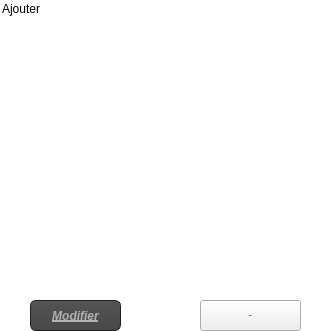
    <widget class="QGroupBox" name="groupBox_2">
     <property name="geometry">
      <rect>
       <x>10</x>
       <y>20</y>
       <width>331</width>
       <height>331</height>
      </rect>
     </property>
     <property name="styleSheet">
      <string notr="true">QGroupBox {
    background: transparent; /* Makes the background invisible */
    border: none; /* Removes the border */
}
</string>
     </property>
     <property name="title">
      <string>Ajouter</string>
     </property>
     <widget class="QLabel" name="label_id">
      <property name="geometry">
       <rect>
        <x>0</x>
        <y>30</y>
        <width>71</width>
        <height>21</height>
       </rect>
      </property>
      <property name="font">
       <font>
        <pointsize>11</pointsize>
        <weight>75</weight>
        <bold>true</bold>
       </font>
      </property>
      <property name="styleSheet">
       <string notr="true">QLabel {
    background: transparent; /* Makes the background invisible */
    border: none; /* Removes the border */
}
</string>
      </property>
      <property name="text">
       <string>&lt;html&gt;&lt;head/&gt;&lt;body&gt;&lt;p&gt;&lt;span style=&quot; text-decoration: underline; color:#ffffff;&quot;&gt;ID&lt;/span&gt;&lt;/p&gt;&lt;/body&gt;&lt;/html&gt;</string>
      </property>
     </widget>
     <widget class="QLabel" name="label_description">
      <property name="geometry">
       <rect>
        <x>0</x>
        <y>100</y>
        <width>111</width>
        <height>21</height>
       </rect>
      </property>
      <property name="font">
       <font>
        <pointsize>11</pointsize>
        <weight>75</weight>
        <bold>true</bold>
       </font>
      </property>
      <property name="styleSheet">
       <string notr="true">QLabel {
    background: transparent; /* Makes the background invisible */
    border: none; /* Removes the border */
}
</string>
      </property>
      <property name="text">
       <string>&lt;html&gt;&lt;head/&gt;&lt;body&gt;&lt;p&gt;&lt;span style=&quot; text-decoration: underline; color:#ffffff;&quot;&gt;Description&lt;/span&gt;&lt;/p&gt;&lt;/body&gt;&lt;/html&gt;</string>
      </property>
     </widget>
     <widget class="QLabel" name="label_nom">
      <property name="geometry">
       <rect>
        <x>0</x>
        <y>70</y>
        <width>71</width>
        <height>21</height>
       </rect>
      </property>
      <property name="font">
       <font>
        <pointsize>11</pointsize>
        <weight>75</weight>
        <bold>true</bold>
       </font>
      </property>
      <property name="styleSheet">
       <string notr="true">QLabel {
    background: transparent; /* Makes the background invisible */
    border: none; /* Removes the border */
}
</string>
      </property>
      <property name="text">
       <string>&lt;html&gt;&lt;head/&gt;&lt;body&gt;&lt;p&gt;&lt;span style=&quot; text-decoration: underline; color:#ffffff;&quot;&gt;Nom&lt;/span&gt;&lt;/p&gt;&lt;/body&gt;&lt;/html&gt;</string>
      </property>
     </widget>
     <widget class="QLineEdit" name="lineEdit_description">
      <property name="geometry">
       <rect>
        <x>120</x>
        <y>100</y>
        <width>161</width>
        <height>20</height>
       </rect>
      </property>
      <property name="styleSheet">
       <string notr="true">QLineEdit{
    background-color: white;
    box-shadow: 2px 0.5px 5px 1px inset black;
    border-radius: 5px;
    width: 70%;
    padding-right: 10px;
    padding-left: 10px;
    text-align: left;
    color: #000;
    font-size:inherit;
    font-family: Arial, Helvetica, sans-serif;  
    font-weight:normal;
    font-variant:normal;
}
QLineEdit::hover{  color: black ;
background-color:orange;}
QLineEdit::focus{  color: black ;
background-color:white;}</string>
      </property>
     </widget>
     <widget class="QLineEdit" name="lineEdit_nom">
      <property name="geometry">
       <rect>
        <x>120</x>
        <y>70</y>
        <width>113</width>
        <height>20</height>
       </rect>
      </property>
      <property name="styleSheet">
       <string notr="true">QLineEdit{
    background-color: white;
    box-shadow: 2px 0.5px 5px 1px inset black;
    border-radius: 5px;
    width: 70%;
    padding-right: 10px;
    padding-left: 10px;
    text-align: left;
    color: #000;
    font-size:inherit;
    font-family: Arial, Helvetica, sans-serif;  
    font-weight:normal;
    font-variant:normal;
}
QLineEdit::hover{  color: black ;
background-color:orange;}
QLineEdit::focus{  color: black ;
background-color:white;}</string>
      </property>
     </widget>
     <widget class="QLabel" name="label_prix">
      <property name="geometry">
       <rect>
        <x>0</x>
        <y>140</y>
        <width>81</width>
        <height>21</height>
       </rect>
      </property>
      <property name="font">
       <font>
        <pointsize>11</pointsize>
        <weight>75</weight>
        <bold>true</bold>
       </font>
      </property>
      <property name="styleSheet">
       <string notr="true">QLabel {
    background: transparent; /* Makes the background invisible */
    border: none; /* Removes the border */
}
</string>
      </property>
      <property name="text">
       <string>&lt;html&gt;&lt;head/&gt;&lt;body&gt;&lt;p&gt;&lt;span style=&quot; text-decoration: underline; color:#ffffff;&quot;&gt;Prix&lt;/span&gt;&lt;/p&gt;&lt;/body&gt;&lt;/html&gt;</string>
      </property>
     </widget>
     <widget class="QLineEdit" name="lineEdit_prix">
      <property name="geometry">
       <rect>
        <x>120</x>
        <y>140</y>
        <width>113</width>
        <height>20</height>
       </rect>
      </property>
      <property name="styleSheet">
       <string notr="true">QLineEdit{
    background-color: white;
    box-shadow: 2px 0.5px 5px 1px inset black;
    border-radius: 5px;
    width: 70%;
    padding-right: 10px;
    padding-left: 10px;
    text-align: left;
    color: #000;
    font-size:inherit;
    font-family: Arial, Helvetica, sans-serif;  
    font-weight:normal;
    font-variant:normal;
}
QLineEdit::hover{  color: black ;
background-color:orange;}
QLineEdit::focus{  color: black ;
background-color:white;}</string>
      </property>
     </widget>
     <widget class="QPushButton" name="pushButton_ajouter">
      <property name="geometry">
       <rect>
        <x>200</x>
        <y>300</y>
        <width>101</width>
        <height>31</height>
       </rect>
      </property>
      <property name="font">
       <font>
        <pointsize>-1</pointsize>
        <weight>75</weight>
        <bold>true</bold>
       </font>
      </property>
      <property name="styleSheet">
       <string notr="true">QToolTip
{
     border: 1px solid black;
     background-color: #ffa02f;
     padding: 1px;
     border-radius: 3px;
     opacity: 100;
}

QWidget
{
    color: #b1b1b1;
    background-color: #323232;
}

QWidget:item:hover
{
    background-color: QLinearGradient( x1: 0, y1: 0, x2: 0, y2: 1, stop: 0 #ffa02f, stop: 1 #ca0619);
    color: #000000;
}

QWidget:item:selected
{
    background-color: QLinearGradient( x1: 0, y1: 0, x2: 0, y2: 1, stop: 0 #ffa02f, stop: 1 #d7801a);
}

QMenuBar::item
{
    background: transparent;
}

QMenuBar::item:selected
{
    background: transparent;
    border: 1px solid #ffaa00;
}

QMenuBar::item:pressed
{
    background: #444;
    border: 1px solid #000;
    background-color: QLinearGradient(
        x1:0, y1:0,
        x2:0, y2:1,
        stop:1 #212121,
        stop:0.4 #343434/*,
        stop:0.2 #343434,
        stop:0.1 #ffaa00*/
    );
    margin-bottom:-1px;
    padding-bottom:1px;
}

QMenu
{
    border: 1px solid #000;
}

QMenu::item
{
    padding: 2px 20px 2px 20px;
}

QMenu::item:selected
{
    color: #000000;
}

QWidget:disabled
{
    color: #404040;
    background-color: #323232;
}

QAbstractItemView
{
    background-color: QLinearGradient( x1: 0, y1: 0, x2: 0, y2: 1, stop: 0 #4d4d4d, stop: 0.1 #646464, stop: 1 #5d5d5d);
}

QWidget:focus
{
    /*border: 2px solid QLinearGradient( x1: 0, y1: 0, x2: 0, y2: 1, stop: 0 #ffa02f, stop: 1 #d7801a);*/
}

QLineEdit
{
    background-color: QLinearGradient( x1: 0, y1: 0, x2: 0, y2: 1, stop: 0 #4d4d4d, stop: 0 #646464, stop: 1 #5d5d5d);
    padding: 1px;
    border-style: solid;
    border: 1px solid #1e1e1e;
    border-radius: 5;
}

QPushButton
{
    color: #b1b1b1;
    background-color: QLinearGradient( x1: 0, y1: 0, x2: 0, y2: 1, stop: 0 #565656, stop: 0.1 #525252, stop: 0.5 #4e4e4e, stop: 0.9 #4a4a4a, stop: 1 #464646);
    border-width: 1px;
    border-color: #1e1e1e;
    border-style: solid;
    border-radius: 6;
    padding: 3px;
    font-size: 12px;
    padding-left: 5px;
    padding-right: 5px;
}

QPushButton:pressed
{
    background-color: QLinearGradient( x1: 0, y1: 0, x2: 0, y2: 1, stop: 0 #2d2d2d, stop: 0.1 #2b2b2b, stop: 0.5 #292929, stop: 0.9 #282828, stop: 1 #252525);
}

QComboBox
{
    selection-background-color: #ffaa00;
    background-color: QLinearGradient( x1: 0, y1: 0, x2: 0, y2: 1, stop: 0 #565656, stop: 0.1 #525252, stop: 0.5 #4e4e4e, stop: 0.9 #4a4a4a, stop: 1 #464646);
    border-style: solid;
    border: 1px solid #1e1e1e;
    border-radius: 5;
}

QComboBox:hover,QPushButton:hover
{
    border: 2px solid QLinearGradient( x1: 0, y1: 0, x2: 0, y2: 1, stop: 0 #ffa02f, stop: 1 #d7801a);
}


QComboBox:on
{
    padding-top: 3px;
    padding-left: 4px;
    background-color: QLinearGradient( x1: 0, y1: 0, x2: 0, y2: 1, stop: 0 #2d2d2d, stop: 0.1 #2b2b2b, stop: 0.5 #292929, stop: 0.9 #282828, stop: 1 #252525);
    selection-background-color: #ffaa00;
}

QComboBox QAbstractItemView
{
    border: 2px solid darkgray;
    selection-background-color: QLinearGradient( x1: 0, y1: 0, x2: 0, y2: 1, stop: 0 #ffa02f, stop: 1 #d7801a);
}

QComboBox::drop-down
{
     subcontrol-origin: padding;
     subcontrol-position: top right;
     width: 15px;

     border-left-width: 0px;
     border-left-color: darkgray;
     border-left-style: solid; /* just a single line */
     border-top-right-radius: 3px; /* same radius as the QComboBox */
     border-bottom-right-radius: 3px;
 }

QComboBox::down-arrow
{
     image: url(:/down_arrow.png);
}

QGroupBox:focus
{
border: 2px solid QLinearGradient( x1: 0, y1: 0, x2: 0, y2: 1, stop: 0 #ffa02f, stop: 1 #d7801a);
}

QTextEdit:focus
{
    border: 2px solid QLinearGradient( x1: 0, y1: 0, x2: 0, y2: 1, stop: 0 #ffa02f, stop: 1 #d7801a);
}

QScrollBar:horizontal {
     border: 1px solid #222222;
     background: QLinearGradient( x1: 0, y1: 0, x2: 0, y2: 1, stop: 0.0 #121212, stop: 0.2 #282828, stop: 1 #484848);
     height: 7px;
     margin: 0px 16px 0 16px;
}

QScrollBar::handle:horizontal
{
      background: QLinearGradient( x1: 0, y1: 0, x2: 1, y2: 0, stop: 0 #ffa02f, stop: 0.5 #d7801a, stop: 1 #ffa02f);
      min-height: 20px;
      border-radius: 2px;
}

QScrollBar::add-line:horizontal {
      border: 1px solid #1b1b19;
      border-radius: 2px;
      background: QLinearGradient( x1: 0, y1: 0, x2: 1, y2: 0, stop: 0 #ffa02f, stop: 1 #d7801a);
      width: 14px;
      subcontrol-position: right;
      subcontrol-origin: margin;
}

QScrollBar::sub-line:horizontal {
      border: 1px solid #1b1b19;
      border-radius: 2px;
      background: QLinearGradient( x1: 0, y1: 0, x2: 1, y2: 0, stop: 0 #ffa02f, stop: 1 #d7801a);
      width: 14px;
     subcontrol-position: left;
     subcontrol-origin: margin;
}

QScrollBar::right-arrow:horizontal, QScrollBar::left-arrow:horizontal
{
      border: 1px solid black;
      width: 1px;
      height: 1px;
      background: white;
}

QScrollBar::add-page:horizontal, QScrollBar::sub-page:horizontal
{
      background: none;
}

QScrollBar:vertical
{
      background: QLinearGradient( x1: 0, y1: 0, x2: 1, y2: 0, stop: 0.0 #121212, stop: 0.2 #282828, stop: 1 #484848);
      width: 7px;
      margin: 16px 0 16px 0;
      border: 1px solid #222222;
}

QScrollBar::handle:vertical
{
      background: QLinearGradient( x1: 0, y1: 0, x2: 0, y2: 1, stop: 0 #ffa02f, stop: 0.5 #d7801a, stop: 1 #ffa02f);
      min-height: 20px;
      border-radius: 2px;
}

QScrollBar::add-line:vertical
{
      border: 1px solid #1b1b19;
      border-radius: 2px;
      background: QLinearGradient( x1: 0, y1: 0, x2: 0, y2: 1, stop: 0 #ffa02f, stop: 1 #d7801a);
      height: 14px;
      subcontrol-position: bottom;
      subcontrol-origin: margin;
}

QScrollBar::sub-line:vertical
{
      border: 1px solid #1b1b19;
      border-radius: 2px;
      background: QLinearGradient( x1: 0, y1: 0, x2: 0, y2: 1, stop: 0 #d7801a, stop: 1 #ffa02f);
      height: 14px;
      subcontrol-position: top;
      subcontrol-origin: margin;
}

QScrollBar::up-arrow:vertical, QScrollBar::down-arrow:vertical
{
      border: 1px solid black;
      width: 1px;
      height: 1px;
      background: white;
}


QScrollBar::add-page:vertical, QScrollBar::sub-page:vertical
{
      background: none;
}

QTextEdit
{
    background-color: #242424;
}

QPlainTextEdit
{
    background-color: #242424;
}

QHeaderView::section
{
    background-color: QLinearGradient(x1:0, y1:0, x2:0, y2:1, stop:0 #616161, stop: 0.5 #505050, stop: 0.6 #434343, stop:1 #656565);
    color: white;
    padding-left: 4px;
    border: 1px solid #6c6c6c;
}

QCheckBox:disabled
{
color: #414141;
}

QDockWidget::title
{
    text-align: center;
    spacing: 3px; /* spacing between items in the tool bar */
    background-color: QLinearGradient(x1:0, y1:0, x2:0, y2:1, stop:0 #323232, stop: 0.5 #242424, stop:1 #323232);
}

QDockWidget::close-button, QDockWidget::float-button
{
    text-align: center;
    spacing: 1px; /* spacing between items in the tool bar */
    background-color: QLinearGradient(x1:0, y1:0, x2:0, y2:1, stop:0 #323232, stop: 0.5 #242424, stop:1 #323232);
}

QDockWidget::close-button:hover, QDockWidget::float-button:hover
{
    background: #242424;
}

QDockWidget::close-button:pressed, QDockWidget::float-button:pressed
{
    padding: 1px -1px -1px 1px;
}

QMainWindow::separator
{
    background-color: QLinearGradient(x1:0, y1:0, x2:0, y2:1, stop:0 #161616, stop: 0.5 #151515, stop: 0.6 #212121, stop:1 #343434);
    color: white;
    padding-left: 4px;
    border: 1px solid #4c4c4c;
    spacing: 3px; /* spacing between items in the tool bar */
}

QMainWindow::separator:hover
{

    background-color: QLinearGradient(x1:0, y1:0, x2:0, y2:1, stop:0 #d7801a, stop:0.5 #b56c17 stop:1 #ffa02f);
    color: white;
    padding-left: 4px;
    border: 1px solid #6c6c6c;
    spacing: 3px; /* spacing between items in the tool bar */
}

QToolBar::handle
{
     spacing: 3px; /* spacing between items in the tool bar */
     background: url(C:\Users\hp\Downloads\Atelier_Connexion\Atelier_Connexion\image);
}

QMenu::separator
{
    height: 2px;
    background-color: QLinearGradient(x1:0, y1:0, x2:0, y2:1, stop:0 #161616, stop: 0.5 #151515, stop: 0.6 #212121, stop:1 #343434);
    color: white;
    padding-left: 4px;
    margin-left: 10px;
    margin-right: 5px;
}

QProgressBar
{
    border: 2px solid grey;
    border-radius: 5px;
    text-align: center;
}

QProgressBar::chunk
{
    background-color: #d7801a;
    width: 2.15px;
    margin: 0.5px;
}

QTabBar::tab {
    color: #b1b1b1;
    border: 1px solid #444;
    border-bottom-style: none;
    background-color: #323232;
    padding-left: 10px;
    padding-right: 10px;
    padding-top: 3px;
    padding-bottom: 2px;
    margin-right: -1px;
}

QTabWidget::pane {
    border: 1px solid #444;
    top: 1px;
}

QTabBar::tab:last
{
    margin-right: 0; /* the last selected tab has nothing to overlap with on the right */
    border-top-right-radius: 3px;
}

QTabBar::tab:first:!selected
{
 margin-left: 0px; /* the last selected tab has nothing to overlap with on the right */


    border-top-left-radius: 3px;
}

QTabBar::tab:!selected
{
    color: #b1b1b1;
    border-bottom-style: solid;
    margin-top: 3px;
    background-color: QLinearGradient(x1:0, y1:0, x2:0, y2:1, stop:1 #212121, stop:.4 #343434);
}

QTabBar::tab:selected
{
    border-top-left-radius: 3px;
    border-top-right-radius: 3px;
    margin-bottom: 0px;
}

QTabBar::tab:!selected:hover
{
    /*border-top: 2px solid #ffaa00;
    padding-bottom: 3px;*/
    border-top-left-radius: 3px;
    border-top-right-radius: 3px;
    background-color: QLinearGradient(x1:0, y1:0, x2:0, y2:1, stop:1 #212121, stop:0.4 #343434, stop:0.2 #343434, stop:0.1 #ffaa00);
}

QRadioButton::indicator:checked, QRadioButton::indicator:unchecked{
    color: #b1b1b1;
    background-color: #323232;
    border: 1px solid #b1b1b1;
    border-radius: 6px;
}

QRadioButton::indicator:checked
{
    background-color: qradialgradient(
        cx: 0.5, cy: 0.5,
        fx: 0.5, fy: 0.5,
        radius: 1.0,
        stop: 0.25 #ffaa00,
        stop: 0.3 #323232
    );
}

QCheckBox::indicator{
    color: #b1b1b1;
    background-color: #323232;
    border: 1px solid #b1b1b1;
    width: 9px;
    height: 9px;
}

QRadioButton::indicator
{
    border-radius: 6px;
}

QRadioButton::indicator:hover, QCheckBox::indicator:hover
{
    border: 1px solid #ffaa00;
}

QCheckBox::indicator:checked
{
    image:url(:/images/checkbox.png);
}

QCheckBox::indicator:disabled, QRadioButton::indicator:disabled
{
    border: 1px solid #444;
}</string>
      </property>
      <property name="text">
       <string>Ajouter</string>
      </property>
     </widget>
     <widget class="QPushButton" name="pushButton_update">
      <property name="geometry">
       <rect>
        <x>30</x>
        <y>300</y>
        <width>91</width>
        <height>31</height>
       </rect>
      </property>
      <property name="font">
       <font>
        <pointsize>-1</pointsize>
        <weight>75</weight>
        <italic>true</italic>
        <bold>true</bold>
        <underline>true</underline>
        <strikeout>false</strikeout>
       </font>
      </property>
      <property name="styleSheet">
       <string notr="true">QToolTip
{
     border: 1px solid black;
     background-color: #ffa02f;
     padding: 1px;
     border-radius: 3px;
     opacity: 100;
}

QWidget
{
    color: #b1b1b1;
    background-color: #323232;
}

QWidget:item:hover
{
    background-color: QLinearGradient( x1: 0, y1: 0, x2: 0, y2: 1, stop: 0 #ffa02f, stop: 1 #ca0619);
    color: #000000;
}

QWidget:item:selected
{
    background-color: QLinearGradient( x1: 0, y1: 0, x2: 0, y2: 1, stop: 0 #ffa02f, stop: 1 #d7801a);
}

QMenuBar::item
{
    background: transparent;
}

QMenuBar::item:selected
{
    background: transparent;
    border: 1px solid #ffaa00;
}

QMenuBar::item:pressed
{
    background: #444;
    border: 1px solid #000;
    background-color: QLinearGradient(
        x1:0, y1:0,
        x2:0, y2:1,
        stop:1 #212121,
        stop:0.4 #343434/*,
        stop:0.2 #343434,
        stop:0.1 #ffaa00*/
    );
    margin-bottom:-1px;
    padding-bottom:1px;
}

QMenu
{
    border: 1px solid #000;
}

QMenu::item
{
    padding: 2px 20px 2px 20px;
}

QMenu::item:selected
{
    color: #000000;
}

QWidget:disabled
{
    color: #404040;
    background-color: #323232;
}

QAbstractItemView
{
    background-color: QLinearGradient( x1: 0, y1: 0, x2: 0, y2: 1, stop: 0 #4d4d4d, stop: 0.1 #646464, stop: 1 #5d5d5d);
}

QWidget:focus
{
    /*border: 2px solid QLinearGradient( x1: 0, y1: 0, x2: 0, y2: 1, stop: 0 #ffa02f, stop: 1 #d7801a);*/
}

QLineEdit
{
    background-color: QLinearGradient( x1: 0, y1: 0, x2: 0, y2: 1, stop: 0 #4d4d4d, stop: 0 #646464, stop: 1 #5d5d5d);
    padding: 1px;
    border-style: solid;
    border: 1px solid #1e1e1e;
    border-radius: 5;
}

QPushButton
{
    color: #b1b1b1;
    background-color: QLinearGradient( x1: 0, y1: 0, x2: 0, y2: 1, stop: 0 #565656, stop: 0.1 #525252, stop: 0.5 #4e4e4e, stop: 0.9 #4a4a4a, stop: 1 #464646);
    border-width: 1px;
    border-color: #1e1e1e;
    border-style: solid;
    border-radius: 6;
    padding: 3px;
    font-size: 12px;
    padding-left: 5px;
    padding-right: 5px;
}

QPushButton:pressed
{
    background-color: QLinearGradient( x1: 0, y1: 0, x2: 0, y2: 1, stop: 0 #2d2d2d, stop: 0.1 #2b2b2b, stop: 0.5 #292929, stop: 0.9 #282828, stop: 1 #252525);
}

QComboBox
{
    selection-background-color: #ffaa00;
    background-color: QLinearGradient( x1: 0, y1: 0, x2: 0, y2: 1, stop: 0 #565656, stop: 0.1 #525252, stop: 0.5 #4e4e4e, stop: 0.9 #4a4a4a, stop: 1 #464646);
    border-style: solid;
    border: 1px solid #1e1e1e;
    border-radius: 5;
}

QComboBox:hover,QPushButton:hover
{
    border: 2px solid QLinearGradient( x1: 0, y1: 0, x2: 0, y2: 1, stop: 0 #ffa02f, stop: 1 #d7801a);
}


QComboBox:on
{
    padding-top: 3px;
    padding-left: 4px;
    background-color: QLinearGradient( x1: 0, y1: 0, x2: 0, y2: 1, stop: 0 #2d2d2d, stop: 0.1 #2b2b2b, stop: 0.5 #292929, stop: 0.9 #282828, stop: 1 #252525);
    selection-background-color: #ffaa00;
}

QComboBox QAbstractItemView
{
    border: 2px solid darkgray;
    selection-background-color: QLinearGradient( x1: 0, y1: 0, x2: 0, y2: 1, stop: 0 #ffa02f, stop: 1 #d7801a);
}

QComboBox::drop-down
{
     subcontrol-origin: padding;
     subcontrol-position: top right;
     width: 15px;

     border-left-width: 0px;
     border-left-color: darkgray;
     border-left-style: solid; /* just a single line */
     border-top-right-radius: 3px; /* same radius as the QComboBox */
     border-bottom-right-radius: 3px;
 }

QComboBox::down-arrow
{
     image: url(:/down_arrow.png);
}

QGroupBox:focus
{
border: 2px solid QLinearGradient( x1: 0, y1: 0, x2: 0, y2: 1, stop: 0 #ffa02f, stop: 1 #d7801a);
}

QTextEdit:focus
{
    border: 2px solid QLinearGradient( x1: 0, y1: 0, x2: 0, y2: 1, stop: 0 #ffa02f, stop: 1 #d7801a);
}

QScrollBar:horizontal {
     border: 1px solid #222222;
     background: QLinearGradient( x1: 0, y1: 0, x2: 0, y2: 1, stop: 0.0 #121212, stop: 0.2 #282828, stop: 1 #484848);
     height: 7px;
     margin: 0px 16px 0 16px;
}

QScrollBar::handle:horizontal
{
      background: QLinearGradient( x1: 0, y1: 0, x2: 1, y2: 0, stop: 0 #ffa02f, stop: 0.5 #d7801a, stop: 1 #ffa02f);
      min-height: 20px;
      border-radius: 2px;
}

QScrollBar::add-line:horizontal {
      border: 1px solid #1b1b19;
      border-radius: 2px;
      background: QLinearGradient( x1: 0, y1: 0, x2: 1, y2: 0, stop: 0 #ffa02f, stop: 1 #d7801a);
      width: 14px;
      subcontrol-position: right;
      subcontrol-origin: margin;
}

QScrollBar::sub-line:horizontal {
      border: 1px solid #1b1b19;
      border-radius: 2px;
      background: QLinearGradient( x1: 0, y1: 0, x2: 1, y2: 0, stop: 0 #ffa02f, stop: 1 #d7801a);
      width: 14px;
     subcontrol-position: left;
     subcontrol-origin: margin;
}

QScrollBar::right-arrow:horizontal, QScrollBar::left-arrow:horizontal
{
      border: 1px solid black;
      width: 1px;
      height: 1px;
      background: white;
}

QScrollBar::add-page:horizontal, QScrollBar::sub-page:horizontal
{
      background: none;
}

QScrollBar:vertical
{
      background: QLinearGradient( x1: 0, y1: 0, x2: 1, y2: 0, stop: 0.0 #121212, stop: 0.2 #282828, stop: 1 #484848);
      width: 7px;
      margin: 16px 0 16px 0;
      border: 1px solid #222222;
}

QScrollBar::handle:vertical
{
      background: QLinearGradient( x1: 0, y1: 0, x2: 0, y2: 1, stop: 0 #ffa02f, stop: 0.5 #d7801a, stop: 1 #ffa02f);
      min-height: 20px;
      border-radius: 2px;
}

QScrollBar::add-line:vertical
{
      border: 1px solid #1b1b19;
      border-radius: 2px;
      background: QLinearGradient( x1: 0, y1: 0, x2: 0, y2: 1, stop: 0 #ffa02f, stop: 1 #d7801a);
      height: 14px;
      subcontrol-position: bottom;
      subcontrol-origin: margin;
}

QScrollBar::sub-line:vertical
{
      border: 1px solid #1b1b19;
      border-radius: 2px;
      background: QLinearGradient( x1: 0, y1: 0, x2: 0, y2: 1, stop: 0 #d7801a, stop: 1 #ffa02f);
      height: 14px;
      subcontrol-position: top;
      subcontrol-origin: margin;
}

QScrollBar::up-arrow:vertical, QScrollBar::down-arrow:vertical
{
      border: 1px solid black;
      width: 1px;
      height: 1px;
      background: white;
}


QScrollBar::add-page:vertical, QScrollBar::sub-page:vertical
{
      background: none;
}

QTextEdit
{
    background-color: #242424;
}

QPlainTextEdit
{
    background-color: #242424;
}

QHeaderView::section
{
    background-color: QLinearGradient(x1:0, y1:0, x2:0, y2:1, stop:0 #616161, stop: 0.5 #505050, stop: 0.6 #434343, stop:1 #656565);
    color: white;
    padding-left: 4px;
    border: 1px solid #6c6c6c;
}

QCheckBox:disabled
{
color: #414141;
}

QDockWidget::title
{
    text-align: center;
    spacing: 3px; /* spacing between items in the tool bar */
    background-color: QLinearGradient(x1:0, y1:0, x2:0, y2:1, stop:0 #323232, stop: 0.5 #242424, stop:1 #323232);
}

QDockWidget::close-button, QDockWidget::float-button
{
    text-align: center;
    spacing: 1px; /* spacing between items in the tool bar */
    background-color: QLinearGradient(x1:0, y1:0, x2:0, y2:1, stop:0 #323232, stop: 0.5 #242424, stop:1 #323232);
}

QDockWidget::close-button:hover, QDockWidget::float-button:hover
{
    background: #242424;
}

QDockWidget::close-button:pressed, QDockWidget::float-button:pressed
{
    padding: 1px -1px -1px 1px;
}

QMainWindow::separator
{
    background-color: QLinearGradient(x1:0, y1:0, x2:0, y2:1, stop:0 #161616, stop: 0.5 #151515, stop: 0.6 #212121, stop:1 #343434);
    color: white;
    padding-left: 4px;
    border: 1px solid #4c4c4c;
    spacing: 3px; /* spacing between items in the tool bar */
}

QMainWindow::separator:hover
{

    background-color: QLinearGradient(x1:0, y1:0, x2:0, y2:1, stop:0 #d7801a, stop:0.5 #b56c17 stop:1 #ffa02f);
    color: white;
    padding-left: 4px;
    border: 1px solid #6c6c6c;
    spacing: 3px; /* spacing between items in the tool bar */
}

QToolBar::handle
{
     spacing: 3px; /* spacing between items in the tool bar */
     background: url(:/images/handle.png);
}

QMenu::separator
{
    height: 2px;
    background-color: QLinearGradient(x1:0, y1:0, x2:0, y2:1, stop:0 #161616, stop: 0.5 #151515, stop: 0.6 #212121, stop:1 #343434);
    color: white;
    padding-left: 4px;
    margin-left: 10px;
    margin-right: 5px;
}

QProgressBar
{
    border: 2px solid grey;
    border-radius: 5px;
    text-align: center;
}

QProgressBar::chunk
{
    background-color: #d7801a;
    width: 2.15px;
    margin: 0.5px;
}

QTabBar::tab {
    color: #b1b1b1;
    border: 1px solid #444;
    border-bottom-style: none;
    background-color: #323232;
    padding-left: 10px;
    padding-right: 10px;
    padding-top: 3px;
    padding-bottom: 2px;
    margin-right: -1px;
}

QTabWidget::pane {
    border: 1px solid #444;
    top: 1px;
}

QTabBar::tab:last
{
    margin-right: 0; /* the last selected tab has nothing to overlap with on the right */
    border-top-right-radius: 3px;
}

QTabBar::tab:first:!selected
{
 margin-left: 0px; /* the last selected tab has nothing to overlap with on the right */


    border-top-left-radius: 3px;
}

QTabBar::tab:!selected
{
    color: #b1b1b1;
    border-bottom-style: solid;
    margin-top: 3px;
    background-color: QLinearGradient(x1:0, y1:0, x2:0, y2:1, stop:1 #212121, stop:.4 #343434);
}

QTabBar::tab:selected
{
    border-top-left-radius: 3px;
    border-top-right-radius: 3px;
    margin-bottom: 0px;
}

QTabBar::tab:!selected:hover
{
    /*border-top: 2px solid #ffaa00;
    padding-bottom: 3px;*/
    border-top-left-radius: 3px;
    border-top-right-radius: 3px;
    background-color: QLinearGradient(x1:0, y1:0, x2:0, y2:1, stop:1 #212121, stop:0.4 #343434, stop:0.2 #343434, stop:0.1 #ffaa00);
}

QRadioButton::indicator:checked, QRadioButton::indicator:unchecked{
    color: #b1b1b1;
    background-color: #323232;
    border: 1px solid #b1b1b1;
    border-radius: 6px;
}

QRadioButton::indicator:checked
{
    background-color: qradialgradient(
        cx: 0.5, cy: 0.5,
        fx: 0.5, fy: 0.5,
        radius: 1.0,
        stop: 0.25 #ffaa00,
        stop: 0.3 #323232
    );
}

QCheckBox::indicator{
    color: #b1b1b1;
    background-color: #323232;
    border: 1px solid #b1b1b1;
    width: 9px;
    height: 9px;
}

QRadioButton::indicator
{
    border-radius: 6px;
}

QRadioButton::indicator:hover, QCheckBox::indicator:hover
{
    border: 1px solid #ffaa00;
}

QCheckBox::indicator:checked
{
    image:url(:/images/checkbox.png);
}

QCheckBox::indicator:disabled, QRadioButton::indicator:disabled
{
    border: 1px solid #444;
}</string>
      </property>
      <property name="text">
       <string>Modifier</string>
      </property>
     </widget>
     <widget class="QLineEdit" name="lineEdit_id">
      <property name="geometry">
       <rect>
        <x>120</x>
        <y>30</y>
        <width>91</width>
        <height>21</height>
       </rect>
      </property>
      <property name="styleSheet">
       <string notr="true">QLineEdit{
    background-color: white;
    box-shadow: 2px 0.5px 5px 1px inset black;
    border-radius: 5px;
    width: 70%;
    padding-right: 10px;
    padding-left: 10px;
    text-align: left;
    color: #000;
    font-size:inherit;
    font-family: Arial, Helvetica, sans-serif;  
    font-weight:normal;
    font-variant:normal;
}
QLineEdit::hover{  color: black ;
background-color:orange;}
QLineEdit::focus{  color: black ;
background-color:white;}</string>
      </property>
     </widget>
     <widget class="QLineEdit" name="lineEdit_duree">
      <property name="geometry">
       <rect>
        <x>120</x>
        <y>180</y>
        <width>113</width>
        <height>20</height>
       </rect>
      </property>
      <property name="styleSheet">
       <string notr="true">QLineEdit{
    background-color: white;
    box-shadow: 2px 0.5px 5px 1px inset black;
    border-radius: 5px;
    width: 70%;
    padding-right: 10px;
    padding-left: 10px;
    text-align: left;
    color: #000;
    font-size:inherit;
    font-family: Arial, Helvetica, sans-serif;  
    font-weight:normal;
    font-variant:normal;
}
QLineEdit::hover{  color: black ;
background-color:orange;}
QLineEdit::focus{  color: black ;
background-color:white;}</string>
      </property>
     </widget>
     <widget class="QLineEdit" name="lineEdit_equipement">
      <property name="geometry">
       <rect>
        <x>120</x>
        <y>220</y>
        <width>113</width>
        <height>20</height>
       </rect>
      </property>
      <property name="styleSheet">
       <string notr="true">QLineEdit{
    background-color: white;
    box-shadow: 2px 0.5px 5px 1px inset black;
    border-radius: 5px;
    width: 70%;
    padding-right: 10px;
    padding-left: 10px;
    text-align: left;
    color: #000;
    font-size:inherit;
    font-family: Arial, Helvetica, sans-serif;  
    font-weight:normal;
    font-variant:normal;
}
QLineEdit::hover{  color: black ;
background-color:orange;}
QLineEdit::focus{  color: black ;
background-color:white;}</string>
      </property>
     </widget>
     <widget class="QLineEdit" name="lineEdit_employee">
      <property name="geometry">
       <rect>
        <x>120</x>
        <y>260</y>
        <width>113</width>
        <height>20</height>
       </rect>
      </property>
      <property name="styleSheet">
       <string notr="true">QLineEdit{
    background-color: white;
    box-shadow: 2px 0.5px 5px 1px inset black;
    border-radius: 5px;
    width: 70%;
    padding-right: 10px;
    padding-left: 10px;
    text-align: left;
    color: #000;
    font-size:inherit;
    font-family: Arial, Helvetica, sans-serif;  
    font-weight:normal;
    font-variant:normal;
}
QLineEdit::hover{  color: black ;
background-color:orange;}
QLineEdit::focus{  color: black ;
background-color:white;}</string>
      </property>
     </widget>
     <widget class="QLabel" name="label_duree">
      <property name="geometry">
       <rect>
        <x>0</x>
        <y>180</y>
        <width>81</width>
        <height>21</height>
       </rect>
      </property>
      <property name="font">
       <font>
        <pointsize>11</pointsize>
        <weight>75</weight>
        <bold>true</bold>
       </font>
      </property>
      <property name="styleSheet">
       <string notr="true">QLabel {
    background: transparent; /* Makes the background invisible */
    border: none; /* Removes the border */
}
</string>
      </property>
      <property name="text">
       <string>&lt;html&gt;&lt;head/&gt;&lt;body&gt;&lt;p&gt;&lt;span style=&quot; text-decoration: underline; color:#ffffff;&quot;&gt;Durée&lt;/span&gt;&lt;/p&gt;&lt;/body&gt;&lt;/html&gt;</string>
      </property>
     </widget>
     <widget class="QLabel" name="label_equipement">
      <property name="geometry">
       <rect>
        <x>0</x>
        <y>220</y>
        <width>111</width>
        <height>21</height>
       </rect>
      </property>
      <property name="font">
       <font>
        <pointsize>11</pointsize>
        <weight>75</weight>
        <bold>true</bold>
       </font>
      </property>
      <property name="styleSheet">
       <string notr="true">QLabel {
    background: transparent; /* Makes the background invisible */
    border: none; /* Removes the border */
}
</string>
      </property>
      <property name="text">
       <string>&lt;html&gt;&lt;head/&gt;&lt;body&gt;&lt;p&gt;&lt;span style=&quot; text-decoration: underline; color:#ffffff;&quot;&gt;Equipement&lt;/span&gt;&lt;/p&gt;&lt;/body&gt;&lt;/html&gt;</string>
      </property>
     </widget>
     <widget class="QLabel" name="label_employee">
      <property name="geometry">
       <rect>
        <x>0</x>
        <y>260</y>
        <width>101</width>
        <height>21</height>
       </rect>
      </property>
      <property name="font">
       <font>
        <pointsize>11</pointsize>
        <weight>75</weight>
        <bold>true</bold>
       </font>
      </property>
      <property name="styleSheet">
       <string notr="true">QLabel {
    background: transparent; /* Makes the background invisible */
    border: none; /* Removes the border */
}
</string>
      </property>
      <property name="text">
       <string>&lt;html&gt;&lt;head/&gt;&lt;body&gt;&lt;p&gt;&lt;span style=&quot; text-decoration: underline; color:#ffffff;&quot;&gt;Employee&lt;/span&gt;&lt;/p&gt;&lt;/body&gt;&lt;/html&gt;</string>
      </property>
     </widget>
    </widget>
